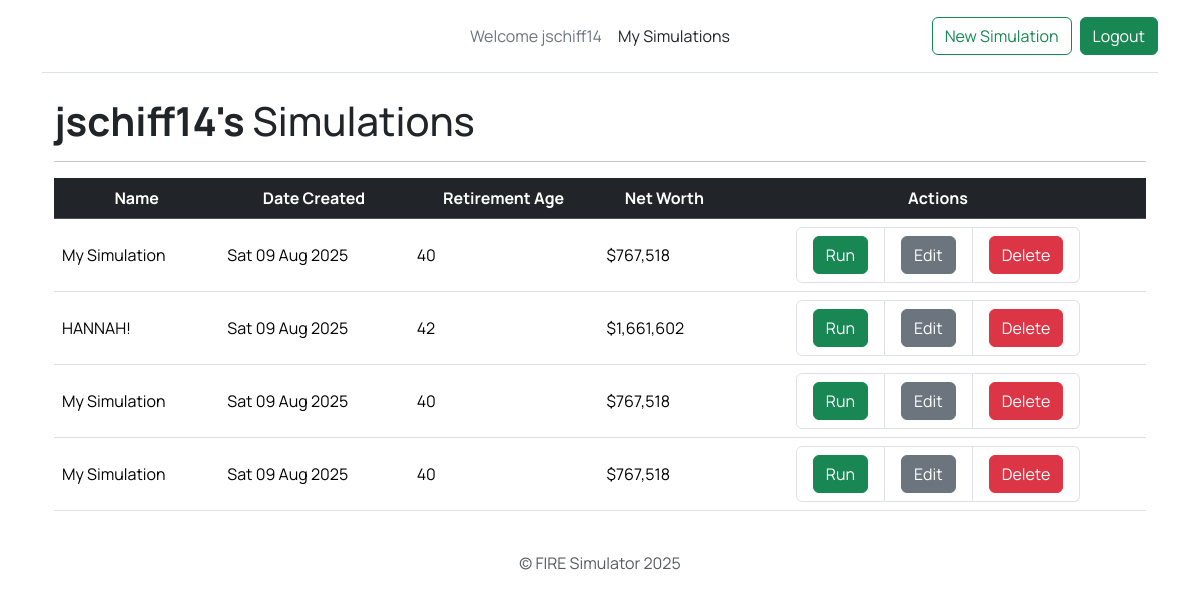
The page /mysimulations/ (signed in) on the database its author committed.
### FIRE/models.py (models this page shows)
class Simulation(models.Model):
    id = models.UUIDField(primary_key=True, default=uuid.uuid4, editable=False)
    name = models.CharField(max_length=50)
    current_age = models.PositiveSmallIntegerField()
    estimated_retirement_age = models.PositiveSmallIntegerField()
    current_yearly_salary = models.PositiveBigIntegerField()
    estimated_salary_raise = models.FloatField()
    estimated_bonus = models.FloatField()
    current_yearly_other_income = models.PositiveSmallIntegerField()
    estimated_other_income_increase = models.FloatField()
    current_yearly_fixed_costs = models.PositiveBigIntegerField()
    estimated_fixed_costs_inflation = models.FloatField()
    current_yearly_cost_of_living = models.PositiveBigIntegerField()
    estimated_cost_of_living_inflation = models.FloatField()
    current_yearly_health_insurance_cost = models.PositiveBigIntegerField()
    estimated_health_insurance_inflation = models.FloatField()
    estimated_tax_rate = models.FloatField()
    hsa_enrollment_opt_out = models.BooleanField(default=False)
    current_hsa_balance = models.PositiveBigIntegerField()
    current_hsa_yearly_contribution_limit = models.PositiveBigIntegerField()
    estimated_hsa_yearly_contribution_limit_step = models.PositiveBigIntegerField()
    esitmated_hsa_yearly_return = models.FloatField()
    current_401k_balance = models.PositiveBigIntegerField()
    current_401k_yearly_contribution_limit = models.PositiveBigIntegerField()
    estimated_401k_yearly_contribution_limit_step = models.PositiveBigIntegerField()
    current_401k_employer_contribution = models.FloatField()
    esitmated_401k_yearly_return = models.FloatField()
    current_ira_balance = models.PositiveBigIntegerField()
    current_ira_yearly_contribution_limit = models.PositiveBigIntegerField()
    estimated_ira_yearly_contribution_limit_step = models.PositiveBigIntegerField()
    esitmated_ira_yearly_return = models.FloatField()
    current_iba_balance = models.PositiveBigIntegerField()
    esitmated_iba_yearly_return = models.FloatField()
    final_net_worth = models.CharField(max_length=25, null=True)
    created_at = models.DateTimeField(auto_now_add=True, null=True)
    updated_at = models.DateTimeField(auto_now=True, null=True)
    user = models.ForeignKey(User, on_delete=models.CASCADE, null=True)

### FIRE/views.py (the view)
# urls.py: path("mysimulations/", views.usersimulations, name="usersimulations"),
def usersimulations(request):
    if request.user.is_authenticated:
        simulations = Simulation.objects.filter(user=request.user)
        return render(request, 'FIRE/usersimulations.html', {'simulations' : simulations})
    else:
        return redirect('loginuser')

### FIRE/templates/FIRE/usersimulations.html (shortened to what this page needs)
{% extends 'FIRE/base.html' %}
{% block content %}
{% if simulations %}
<div class="container">
	{% if user.username|last == "s" or user.username|last == "S" %}
	<h1><b>{{ user.username }}'</b> Simulations</h1>
	{% else %}
	<h1><b>{{ user.username }}'s</b> Simulations</h1>
	{% endif %}
	<div>
		<hr class="rounded">
			<table class="table table-hover">
				<thead class="table-dark">
					<tr>
						<th style="text-align: center;">Name</th>
						<th style="text-align: center;">Date Created</th>
						<th style="text-align: center;">Retirement Age</th>
						<th style="text-align: center;">Net Worth</th>
						<th style="text-align: center;">Actions</th>
					</tr>
				</thead>
				<tbody>
					{% for simulation in simulations %}
					<tr>
						<td style="vertical-align: middle;">{{ simulation.name }}</td>
						<td style="vertical-align: middle;">{{ simulation.created_at|date:"D d M Y" }}</td>
						<td style="vertical-align: middle;">{{ simulation.estimated_retirement_age }}</td>
						<td style="vertical-align: middle;">{{ simulation.final_net_worth }}</td>
						<td>
							<ul class="list-group list-group-horizontal d-flex justify-content-center">
				        		<li class="list-group-item">
	          						<form method="POST" action="{% url 'firesimulation' simulation.id %}">
	              						<button type="submit" class="btn btn-success">Run</button>
	          						</form>
	          					</li>
								<li class="list-group-item">
					        	    <form action="{% url 'editsimulation' simulation.id %}">
	              						<button type="submit" class="btn btn-secondary">Edit</button>
	          						</form>
		          				</li>
								<li class="list-group-item">
	          						<form method="POST" action="{% url 'deletesimulation' simulation.id %}">
										<button type="button" class="btn btn-danger" data-bs-toggle="modal" data-bs-target="#deleteBackdrop">Delete</button>
                					</form>
	          					</li>
	          				</ul>
						</td>
					</tr>
					{% endfor %}
				</tbody>
			</table>
	    {% else %}
	        <div class="text-center">
	            <h2>Looks like you don't have any simulations!</h2>
	        	<br>
	        	<a role="button" class="btn btn-outline-success" href="{% url 'newsimulation' %}">New Simulation</a>
	        </div>
	{% endif %}
	</div>
{% endblock %}

### FIRE/templates/FIRE/base.html (shortened to what this page needs)
{% load static %}
<!doctype html>
<html lang="en">
<head>
  <link href="https://cdn.jsdelivr.net/npm/bootstrap@5.3.7/dist/css/bootstrap.min.css" rel="stylesheet">
  <link rel="stylesheet" type="text/css" href="{% static '/main.css' %}">
</head>
<body>
<div class="container">
  <header class="d-flex flex-wrap align-items-center justify-content-center justify-content-md-between py-3 mb-4 border-bottom">
    <a href="#" class="d-flex align-items-center col-md-3 mb-2 mb-md-0 text-dark text-decoration-none">
      <svg class="bi me-2" width="40" height="32" role="img" aria-label="Bootstrap"><use xlink:href="#bootstrap"/></svg>
    </a>
    {% if user.is_authenticated %}
      <ul class="nav col-12 col-md-auto mb-2 justify-content-center mb-md-0">
          <li><a href="{% url 'newsimulation' %}" class="nav-link px-2 link-secondary">Welcome {{ user.username }}</a></li>
          <li><a href="{% url 'usersimulations' %}" class="nav-link px-2 link-dark">My Simulations</a></li>
      </ul>
      <div class="col-md-3 text-end">
        <table>
          <form action="{% url 'newsimulation' %}">
              <button type="submit" class="btn btn-outline-success me-2">New Simulation</button>
          </form>
          <form action="{% url 'logoutuser' %}" method="POST">
              <button type="submit" class="btn btn-success">Logout</button>
          </form>
        </table>
      </div>
    {% endif %}
  </header>
  {% block content %}{% endblock %}
  <footer class="py-3 my-4">
    <p class="text-center text-muted">&copy; FIRE Simulator 2025</p>
  </footer>
</div>
</body>

### FIRE/static/main.css (style rules this page uses)
body { font-family: "Manrope", sans-serif; }

### rows shown on the page
Simulation: name "My Simulation", created_at "Sat 09 Aug 2025", estimated_retirement_age "40", final_net_worth "$767,518"
Simulation: name "HANNAH!", created_at "Sat 09 Aug 2025", estimated_retirement_age "42", final_net_worth "$1,661,602"
Simulation: name "My Simulation", created_at "Sat 09 Aug 2025", estimated_retirement_age "40", final_net_worth "$767,518"
Simulation: name "My Simulation", created_at "Sat 09 Aug 2025", estimated_retirement_age "40", final_net_worth "$767,518"

### other values the page prints
{{ user.username }} "jschiff14"
